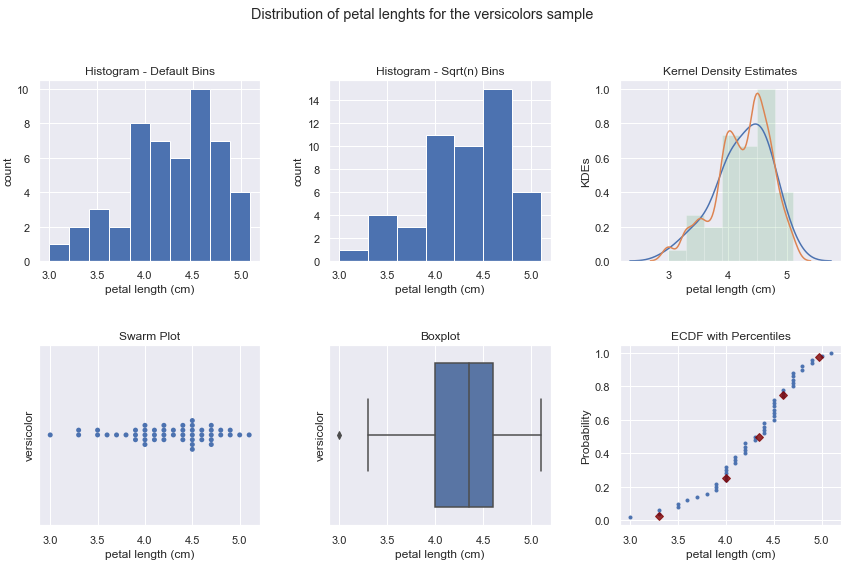

Write Python code to recreate this figure.
# ---------- MODULES ---------- #

import matplotlib.pyplot as plt
import seaborn as sns
import numpy as np
import pandas as pd
from sklearn import datasets
from statsmodels.distributions import ECDF

sns.set()


# ---------- DATA ---------- #

# load & format iris dataset
iris = datasets.load_iris()
iris_df = pd.DataFrame(iris.data, columns = iris.feature_names)
iris_df['species'] = [iris.target_names[i] for i in iris.target]

# petal lenghts of each species
setosa_petal_length = iris_df.loc[iris_df['species'] == 'setosa', 'petal length (cm)'].to_numpy()
versicolor_petal_length = iris_df.loc[iris_df['species'] == 'versicolor', 'petal length (cm)'].to_numpy()
virginica_petal_length = iris_df.loc[iris_df['species'] == 'virginica', 'petal length (cm)'].to_numpy()


# ---------- PLOTS ---------- #

# fig
fig, [[ax00, ax01, ax02], [ax10, ax11, ax12]] = plt.subplots(nrows=2, ncols=3, figsize = (3 * 4, 2 * 4))

# parameters
len_vers = len(versicolor_petal_length)
percentiles = np.array([2.5, 25, 50, 75, 97.5])

# Plot histograms, swarmplot & boxplot
_ = ax00.hist(versicolor_petal_length)
_ = ax01.hist(versicolor_petal_length, bins=int(np.sqrt(len_vers)))
_ = sns.swarmplot(y='species', x='petal length (cm)', data=iris_df.loc[iris_df['species'] == 'versicolor'], ax=ax10)
_ = sns.boxplot(y='species', x='petal length (cm)', data=iris_df.loc[iris_df['species'] == 'versicolor'], ax=ax11)

# kde with several smoothing bandwidths
_ = sns.kdeplot(versicolor_petal_length, ax=ax02)
_ = sns.kdeplot(versicolor_petal_length, bw=.1, ax=ax02)
_ = ax02.hist(versicolor_petal_length, bins=int(np.sqrt(len_vers)), alpha=0.2, normed=True)

# ecdf with percentiles
ecdf_vers = ECDF(versicolor_petal_length)
ptiles_vers = np.percentile(versicolor_petal_length, percentiles)
_ = ax12.plot(ecdf_vers.x, ecdf_vers.y, marker = '.', linestyle = 'none')
_ = ax12.plot(ptiles_vers, percentiles/100, marker='D', color='maroon', linestyle='none', alpha=0.8)

# Label axes
for ax in (ax00, ax01, ax02, ax12):
    _ = ax.set_xlabel("petal length (cm)")
    _ = ax.set_ylabel('count')

for ax in (ax10, ax11):
    _ = ax.set_yticks([])
    _ = ax.set_ylabel('versicolor', rotation=90)

_ = ax02.set_ylabel('KDEs')
_ = ax12.set_ylabel('Probability')

# titles
_ = ax00.set_title('Histogram - Default Bins')
_ = ax01.set_title('Histogram - Sqrt(n) Bins')
_ = ax02.set_title('Kernel Density Estimates')
_ = ax10.set_title('Swarm Plot')
_ = ax11.set_title('Boxplot')
_ = ax12.set_title('ECDF with Percentiles')

_ = fig.suptitle('Distribution of petal lenghts for the versicolors sample')

plt.tight_layout(rect=[0, 0, 1, 0.9], h_pad=3, w_pad=2.5)
